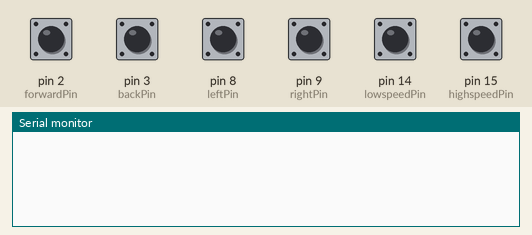
This sketch was run on a simulated Arduino Uno, built with avr-gcc and run on an emulated ATmega328P. Parts: the last lines printed to the serial monitor. Inputs (shaded band) come from the test bench; at power-on: pin 2 (forwardPin), pin 3 (backPin), pin 8 (leftPin), pin 9 (rightPin), pin 14 (lowspeedPin), pin 15 (highspeedPin) HIGH.

Above: at 1.2 s.
1.3 s: pin 2 (forwardPin) pulled LOW for 0.15 s
At 2.5 s:
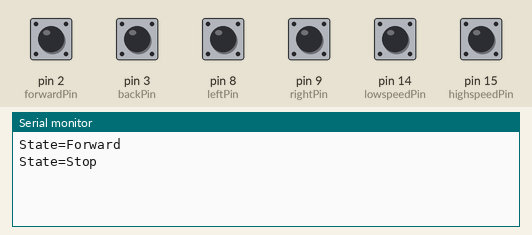
3.0 s: pin 3 (backPin) pulled LOW for 0.15 s
At 3.18 s:
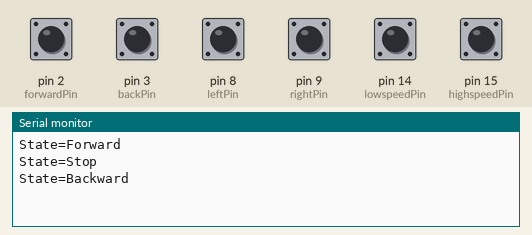
4.6 s: pin 8 (leftPin) pulled LOW for 0.15 s
At 4.78 s:
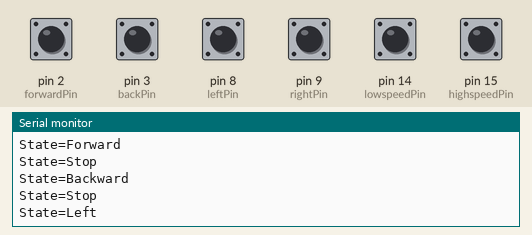
6.2 s: pin 9 (rightPin) pulled LOW for 0.15 s
At 6.38 s:
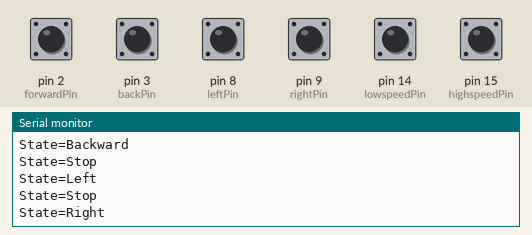
7.8 s: pin 14 (lowspeedPin) pulled LOW for 0.15 s
At 7.98 s:
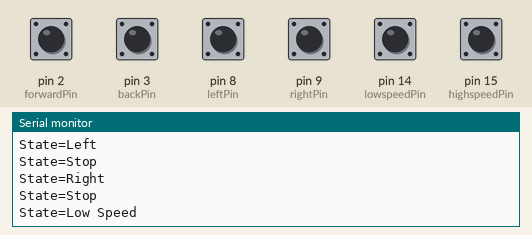
9.4 s: pin 15 (highspeedPin) pulled LOW for 0.15 s
At 9.58 s:
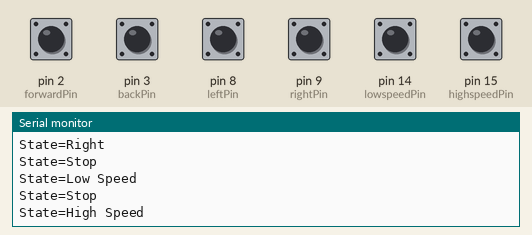

Measured:
- after the input at 1.3 s, the serial monitor: prints a new line after 0.05 s (image 1)
- after the input at 3.0 s, the serial monitor: prints a new line after 0.05 s (image 2)
- after the input at 4.6 s, the serial monitor: prints a new line after 0.05 s (image 3)
- after the input at 6.2 s, the serial monitor: prints a new line after 0.05 s (image 4)
- after the input at 7.8 s, the serial monitor: prints a new line after 0.05 s (image 5)
- after the input at 9.4 s, the serial monitor: prints a new line after 0.05 s (image 6)

The sketch:

BtCarControler.ino
```cpp
//藍芽腳位
#include <SoftwareSerial.h>
SoftwareSerial BTC(18, 19);
char btcmd,btcmdlast;
//pin腳設定

const byte forwardPin = 2;
const byte backPin = 3;
const byte leftPin = 8;
const byte rightPin = 9;
const byte lowspeedPin = 14;
const byte highspeedPin = 15;


void setup() {
  pinMode(forwardPin, INPUT_PULLUP);
  pinMode(backPin, INPUT_PULLUP);
  pinMode(leftPin, INPUT_PULLUP);
  pinMode(rightPin, INPUT_PULLUP);
  pinMode(lowspeedPin, INPUT_PULLUP);
  pinMode(highspeedPin, INPUT_PULLUP);
  Serial.begin(9600);
  BTC.begin(9600);
  btcmd='s';
  btcmdlast='s';
}

void loop() {
  btcmdlast='s';

  if(digitalRead(forwardPin) == 0){
    btcmdlast='w';
  }

  if(digitalRead(backPin) == 0){
    btcmdlast='x';
  }

  if(digitalRead(leftPin) == 0){
    btcmdlast='a';
  }

  if(digitalRead(rightPin) == 0){
    btcmdlast='d';
  }

  if(digitalRead(lowspeedPin) == 0){
    btcmdlast='1';
  }

  if(digitalRead(highspeedPin) == 0){
    btcmdlast='2';
  }


  //Serial.print(btcmdlast);

  if(btcmd != btcmdlast){
    delay(50);
    Serial.print("State=");
    switch (btcmdlast) {
    case 'w':
      BTC.write('w');
      Serial.println("Forward");
      break;
    case 'x':
      BTC.write('x');
      Serial.println("Backward");
      break;
    case 'a':
      BTC.write('a');
      Serial.println("Left");
      break;
    case 'd':
      BTC.write('d');
      Serial.println("Right");
      break;
    case 's':
      BTC.write('s');
      Serial.println("Stop");
      break;
    case '1':
      BTC.write('1');
      Serial.println("Low Speed");
      break;
    case '2':
      BTC.write('2');
      Serial.println("High Speed");
      break;
    default:
      BTC.write('s');
      Serial.println("Stop");
    break;
    }
    btcmd = btcmdlast;
  }


}
```
